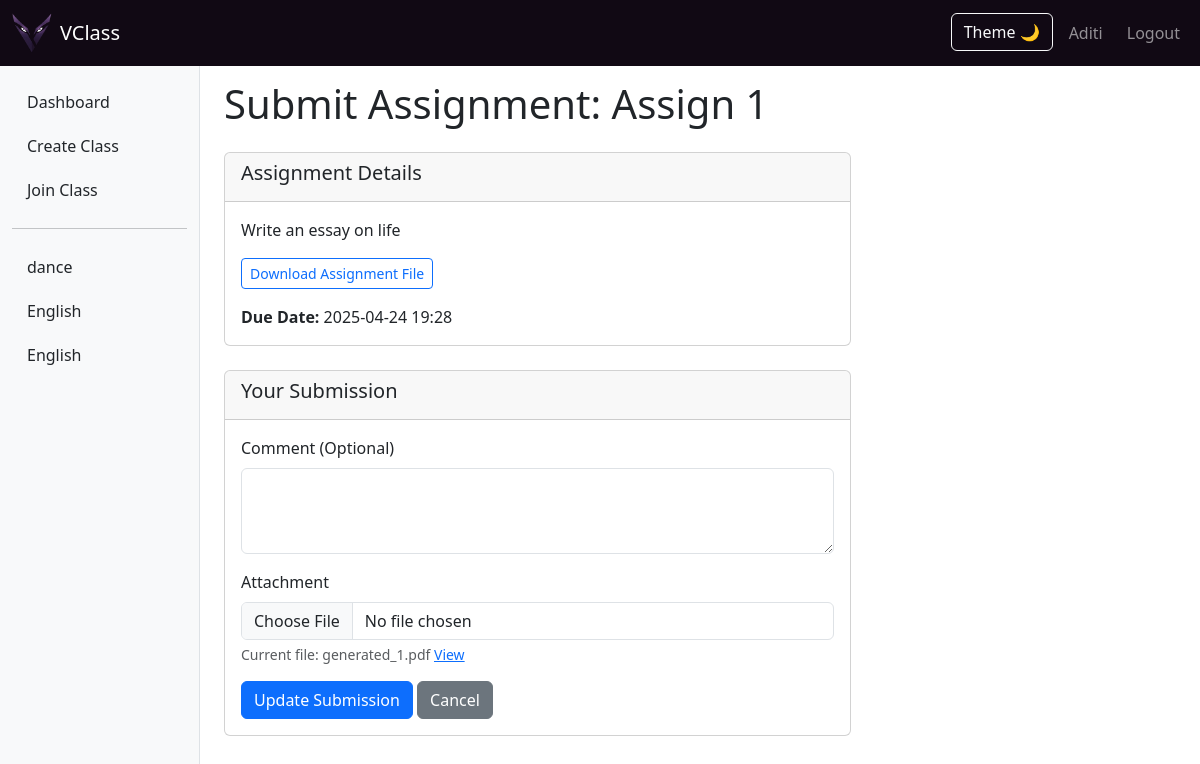
Page /assignment/1/submit (signed in) on the committed database.
### app.py (models this page shows)
class Class(db.Model):
    id = db.Column(db.Integer, primary_key=True)
    title = db.Column(db.String(100), nullable=False)
    code = db.Column(db.String(10), nullable=False, unique=True)
    creator_id = db.Column(db.Integer, db.ForeignKey('user.id'), nullable=False)

class Assignment(db.Model):
    id = db.Column(db.Integer, primary_key=True)
    class_id = db.Column(db.Integer, db.ForeignKey('class.id'), nullable=False)
    title = db.Column(db.String(100), nullable=False)
    description = db.Column(db.Text, nullable=False)
    attachment = db.Column(db.String(200))
    due_date = db.Column(db.DateTime)
    created_at = db.Column(db.DateTime, default=datetime.utcnow)
    ideal_answer_attachment = db.Column(db.String(200), nullable=True)
    ideal_answer_text = db.Column(db.Text, nullable=True)
    ideal_answer_visible = db.Column(db.Boolean, default=False)

class Submission(db.Model):
    id = db.Column(db.Integer, primary_key=True)
    assignment_id = db.Column(db.Integer, db.ForeignKey('assignment.id'), nullable=False)
    user_id = db.Column(db.Integer, db.ForeignKey('user.id'), nullable=False)
    attachment = db.Column(db.String(200))
    comment = db.Column(db.Text)
    submitted_at = db.Column(db.DateTime, default=datetime.utcnow)
    text_content = db.Column(db.Text, nullable=True)

### app.py (the view, shortened to what this page needs)
@app.route('/assignment/<int:assignment_id>/submit', methods=['GET', 'POST'])
def submit_assignment(assignment_id):
    if 'user_id' not in session:
        return redirect(url_for('login'))
    assignment = Assignment.query.get_or_404(assignment_id)
    class_obj = Class.query.get_or_404(assignment.class_id)
    enrollment = ClassEnrollment.query.filter_by(
        user_id=session['user_id'], class_id=class_obj.id, is_teacher=False
    ).first_or_404()
    existing_submission = Submission.query.filter_by(
        assignment_id=assignment_id, user_id=session['user_id']
    ).first()
    return render_template('submit_assignment.html',
                          assignment=assignment,
                          class_obj=class_obj,
                          existing_submission=existing_submission)

### app.py (called while the page is built)
@app.context_processor
def utility_processor():
    def get_user_classes():
        if 'user_id' in session:
            user_id = session['user_id']
            enrollments = ClassEnrollment.query.filter_by(user_id=user_id).all()
            class_data = []
            for enrollment in enrollments:
                class_obj = Class.query.get(enrollment.class_id)
                if class_obj:
                    class_obj.is_teacher = enrollment.is_teacher
                    class_data.append(class_obj)
            return class_data
        return []
    return {'get_user_classes': get_user_classes}

### templates/submit_assignment.html
{% extends "base.html" %}
{% block content %}
    <h1 class="mb-4">Submit Assignment: {{ assignment.title }}</h1>
    <div class="row">
        <div class="col-md-8">
            <div class="card mb-4">
                <div class="card-header">
                    <h5 class="card-title">Assignment Details</h5>
                </div>
                <div class="card-body">
                    <p class="card-text">{{ assignment.description }}</p>
                    {% if assignment.attachment %}
                        <p class="card-text">
                            <a href="{{ url_for('static', filename='uploads/' + assignment.attachment) }}"
                               target="_blank" class="btn btn-sm btn-outline-primary">
                                Download Assignment File
                            </a>
                        </p>
                    {% endif %}
                    {% if assignment.due_date %}
                        <p class="card-text">
                            <strong>Due Date:</strong> {{ assignment.due_date.strftime('%Y-%m-%d %H:%M') }}
                        </p>
                    {% endif %}
                </div>
            </div>
            <div class="card">
                <div class="card-header">
                    <h5 class="card-title">Your Submission</h5>
                </div>
                <div class="card-body">
                    <form method="POST" action="{{ url_for('submit_assignment', assignment_id=assignment.id) }}" enctype="multipart/form-data">
                        <div class="mb-3">
                            <label for="comment" class="form-label">Comment (Optional)</label>
                            <textarea class="form-control" id="comment" name="comment" rows="3">{{ existing_submission.comment if existing_submission else '' }}</textarea>
                        </div>
                        <div class="mb-3">
                            <label for="attachment" class="form-label">Attachment</label>
                            <input type="file" class="form-control" id="attachment" name="attachment">
                            {% if existing_submission and existing_submission.attachment %}
                                <div class="form-text">
                                    Current file: {{ existing_submission.attachment }}
                                    <a href="{{ url_for('static', filename='uploads/' + existing_submission.attachment) }}"
                                       target="_blank">View</a>
                                </div>
                            {% endif %}
                        </div>
                        <button type="submit" class="btn btn-primary">{{ 'Update Submission' if existing_submission else 'Submit Assignment' }}</button>
                        <a href="{{ url_for('view_assignment', assignment_id=assignment.id) }}" class="btn btn-secondary">Cancel</a>
                    </form>
                </div>
            </div>
        </div>
    </div>
{% endblock %}

### templates/base.html (shortened to what this page needs)
<!DOCTYPE html>
<html lang="en">
<head>
    <link href="https://cdn.jsdelivr.net/npm/bootstrap@5.3.0-alpha1/dist/css/bootstrap.min.css" rel="stylesheet">
</head>
<body>
    <nav class="navbar navbar-expand-lg navbar-dark bg-primary fixed-top" style="background-color: #110914;">
        <div class="container-fluid">
            <a class="navbar-brand d-flex align-items-center" href="{{ url_for('dashboard') if 'user_id' in session else url_for('index') }}">
                <img class="m-header__image m-header__image--pc me-2"
                     src="{{ url_for('static', filename='images/final.png') }}"
                     alt="VClass" style="height: 40px;">
                <span class="navbar-title">VClass</span>
            </a>
            <div class="collapse navbar-collapse" id="navbarNav">
                <ul class="navbar-nav ms-auto">
                    {% if 'user_id' in session %}
                    <li class="nav-item">
                        <button id="darkModeToggle" class="btn btn-outline-light ms-2">Theme 🌙</button>
                    </li>
                        <li class="nav-item">
                            <a class="btn btn-outline-light ms-2 nav-link" href="{{url_for('profile')}}">{{ session['username'] }}</a>
                        </li>
                        <li class="nav-item">
                            <a class="btn btn-outline-light ms-2 nav-link" href="{{ url_for('logout') }}">Logout</a>
                        </li>
                    {% endif %}
                </ul>
            </div>
        </div>
    </nav>
    {% if 'user_id' in session %}
        <div class="container-fluid">
            <div class="row">
                <div class="col-md-3 col-lg-2 d-md-block sidebar collapse">
                    <div class="position-sticky">
                        <ul class="nav flex-column">
                            <li class="nav-item">
                                <a class="nav-link" href="{{ url_for('dashboard') }}">Dashboard</a>
                            </li>
                            <li class="nav-item">
                                <a class="nav-link" href="{{ url_for('create_class') }}">Create Class</a>
                            </li>
                            <li class="nav-item">
                                <a class="nav-link" href="{{ url_for('join_class') }}">Join Class</a>
                            </li>
                            <li class="nav-item">
                                <hr>
                            </li>
                            {% set user_classes = get_user_classes() %}
                            {% if user_classes %}
                                {% for class in user_classes %}
                                    <li class="nav-item">
                                        <a class="nav-link" href="{{ url_for('view_class', class_id=class.id) }}">
                                            {{ class.title }}
                                        </a>
                                    </li>
                                {% endfor %}
                            {% endif %}
                        </ul>
                    </div>
                </div>
                <main class="col-md-9 ms-sm-auto col-lg-10 px-md-4 main-content">
                    {% block content %}{% endblock %}
                </main>
            </div>
        </div>
    {% endif %}
</body>
</html>

### templates/base.html (style rules this page uses)
:root { --bg-color: #ffffff; --text-color: #212529; --sidebar-bg: #f8f9fa; --sidebar-border: #dee2e6; --sidebar-hover: #e9ecef; }
body { padding-top: 60px; background-color: var(--bg-color); color: var(--text-color); transition: background-color 0.3s ease, color 0.3s ease; }
.sidebar { height: 100vh; position: fixed; top: 60px; left: 0; padding-top: 20px; background-color: var(--sidebar-bg); border-right: 1px solid var(--sidebar-border); overflow-y: auto; }
.sidebar a { padding: 10px 15px; text-decoration: none; display: block; color: var(--text-color); }
body { padding-top: 60px; }
.bg-primary { background-color: #110914 !important; }
.sidebar { height: 100vh; position: fixed; top: 60px; left: 0; padding-top: 20px; background-color: #f8f9fa; border-right: 1px solid #dee2e6; overflow-y: auto; }
.sidebar a { padding: 10px 15px; text-decoration: none; display: block; color: #212529; }
.main-content { margin-left: 250px; padding: 20px; }

### rows in the picture
Class: title "dance"
Class: title "English"
Class: title "English"
Assignment: title "Assign 1", description "Write an essay on life", due_date "2025-04-24 19:28"
Submission: attachment "generated_1.pdf"

### other values in the picture
{{ session['username'] }} "Aditi"
{{ 'Update Submission' if existing_submission else 'Submit Assignment' }} "Update Submission"
